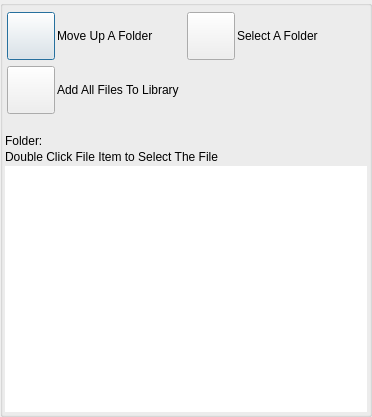
<?xml version="1.0" encoding="UTF-8"?>
<ui version="4.0">
 <class>BrowseFilesWidget</class>
 <widget class="QDialog" name="BrowseFilesWidget">
  <property name="windowModality">
   <enum>Qt::ApplicationModal</enum>
  </property>
  <property name="geometry">
   <rect>
    <x>0</x>
    <y>0</y>
    <width>372</width>
    <height>417</height>
   </rect>
  </property>
  <property name="sizePolicy">
   <sizepolicy hsizetype="Expanding" vsizetype="Expanding">
    <horstretch>0</horstretch>
    <verstretch>0</verstretch>
   </sizepolicy>
  </property>
  <property name="windowTitle">
   <string>Browse Files</string>
  </property>
  <property name="windowOpacity">
   <double>1.000000000000000</double>
  </property>
  <property name="toolTip">
   <string/>
  </property>
  <layout class="QVBoxLayout" name="verticalLayout">
   <property name="spacing">
    <number>0</number>
   </property>
   <property name="leftMargin">
    <number>0</number>
   </property>
   <property name="topMargin">
    <number>0</number>
   </property>
   <property name="rightMargin">
    <number>0</number>
   </property>
   <property name="bottomMargin">
    <number>0</number>
   </property>
   <item>
    <widget class="TitleBarWidget" name="m_TitleBarWidget" native="true">
     <property name="sizePolicy">
      <sizepolicy hsizetype="Expanding" vsizetype="Minimum">
       <horstretch>0</horstretch>
       <verstretch>0</verstretch>
      </sizepolicy>
     </property>
     <property name="minimumSize">
      <size>
       <width>0</width>
       <height>0</height>
      </size>
     </property>
     <property name="maximumSize">
      <size>
       <width>16777215</width>
       <height>16777215</height>
      </size>
     </property>
    </widget>
   </item>
   <item>
    <widget class="QGroupBox" name="FileItemsBox">
     <property name="minimumSize">
      <size>
       <width>0</width>
       <height>0</height>
      </size>
     </property>
     <property name="title">
      <string/>
     </property>
     <layout class="QVBoxLayout" name="verticalLayout_2">
      <property name="spacing">
       <number>2</number>
      </property>
      <property name="leftMargin">
       <number>2</number>
      </property>
      <property name="topMargin">
       <number>2</number>
      </property>
      <property name="rightMargin">
       <number>2</number>
      </property>
      <property name="bottomMargin">
       <number>2</number>
      </property>
      <item>
       <widget class="FileFilterSelectWidget" name="m_FileFilterSelectWidget" native="true"/>
      </item>
      <item>
       <widget class="QWidget" name="m_UpDirWidget" native="true">
        <layout class="QHBoxLayout" name="horizontalLayout_2">
         <property name="spacing">
          <number>2</number>
         </property>
         <property name="leftMargin">
          <number>2</number>
         </property>
         <property name="topMargin">
          <number>2</number>
         </property>
         <property name="rightMargin">
          <number>2</number>
         </property>
         <property name="bottomMargin">
          <number>2</number>
         </property>
         <item>
          <widget class="VxPushButton" name="m_UpDirectoryButton">
           <property name="minimumSize">
            <size>
             <width>48</width>
             <height>48</height>
            </size>
           </property>
           <property name="maximumSize">
            <size>
             <width>48</width>
             <height>48</height>
            </size>
           </property>
           <property name="text">
            <string notr="true"/>
           </property>
           <property name="iconSize">
            <size>
             <width>48</width>
             <height>48</height>
            </size>
           </property>
          </widget>
         </item>
         <item>
          <widget class="VxLabel" name="m_UpDirectoryLabel">
           <property name="sizePolicy">
            <sizepolicy hsizetype="Expanding" vsizetype="Preferred">
             <horstretch>0</horstretch>
             <verstretch>0</verstretch>
            </sizepolicy>
           </property>
           <property name="text">
            <string>Move Up A Folder</string>
           </property>
          </widget>
         </item>
         <item>
          <widget class="VxPushButton" name="m_BrowseButton">
           <property name="minimumSize">
            <size>
             <width>48</width>
             <height>48</height>
            </size>
           </property>
           <property name="maximumSize">
            <size>
             <width>48</width>
             <height>48</height>
            </size>
           </property>
           <property name="text">
            <string notr="true"/>
           </property>
          </widget>
         </item>
         <item>
          <widget class="QLabel" name="label_2">
           <property name="sizePolicy">
            <sizepolicy hsizetype="Expanding" vsizetype="Preferred">
             <horstretch>0</horstretch>
             <verstretch>0</verstretch>
            </sizepolicy>
           </property>
           <property name="text">
            <string>Select A Folder</string>
           </property>
          </widget>
         </item>
        </layout>
       </widget>
      </item>
      <item>
       <widget class="QWidget" name="m_AddAllWidget" native="true">
        <layout class="QHBoxLayout" name="horizontalLayout_4">
         <property name="spacing">
          <number>2</number>
         </property>
         <property name="leftMargin">
          <number>2</number>
         </property>
         <property name="topMargin">
          <number>2</number>
         </property>
         <property name="rightMargin">
          <number>2</number>
         </property>
         <property name="bottomMargin">
          <number>2</number>
         </property>
         <item>
          <widget class="VxPushButton" name="m_AddAllButton">
           <property name="minimumSize">
            <size>
             <width>48</width>
             <height>48</height>
            </size>
           </property>
           <property name="maximumSize">
            <size>
             <width>48</width>
             <height>48</height>
            </size>
           </property>
           <property name="text">
            <string notr="true"/>
           </property>
           <property name="iconSize">
            <size>
             <width>48</width>
             <height>48</height>
            </size>
           </property>
          </widget>
         </item>
         <item>
          <widget class="VxLabel" name="m_AddAllLabel">
           <property name="sizePolicy">
            <sizepolicy hsizetype="Expanding" vsizetype="Preferred">
             <horstretch>0</horstretch>
             <verstretch>0</verstretch>
            </sizepolicy>
           </property>
           <property name="text">
            <string>Add All Files To Library</string>
           </property>
          </widget>
         </item>
        </layout>
       </widget>
      </item>
      <item>
       <widget class="QLabel" name="m_StatusLabel">
        <property name="sizePolicy">
         <sizepolicy hsizetype="Expanding" vsizetype="Preferred">
          <horstretch>0</horstretch>
          <verstretch>0</verstretch>
         </sizepolicy>
        </property>
        <property name="text">
         <string notr="true"/>
        </property>
       </widget>
      </item>
      <item>
       <layout class="QHBoxLayout" name="horizontalLayout_3">
        <item>
         <widget class="QLabel" name="label">
          <property name="text">
           <string>Folder:</string>
          </property>
         </widget>
        </item>
        <item>
         <widget class="VxLabel" name="m_CurDirLabel">
          <property name="sizePolicy">
           <sizepolicy hsizetype="Expanding" vsizetype="Preferred">
            <horstretch>0</horstretch>
            <verstretch>0</verstretch>
           </sizepolicy>
          </property>
          <property name="minimumSize">
           <size>
            <width>0</width>
            <height>0</height>
           </size>
          </property>
          <property name="maximumSize">
           <size>
            <width>16777215</width>
            <height>16777215</height>
           </size>
          </property>
          <property name="layoutDirection">
           <enum>Qt::LeftToRight</enum>
          </property>
          <property name="text">
           <string/>
          </property>
          <property name="scaledContents">
           <bool>false</bool>
          </property>
          <property name="alignment">
           <set>Qt::AlignLeading|Qt::AlignLeft|Qt::AlignTop</set>
          </property>
          <property name="wordWrap">
           <bool>true</bool>
          </property>
          <property name="margin">
           <number>0</number>
          </property>
         </widget>
        </item>
       </layout>
      </item>
      <item>
       <widget class="QLabel" name="m_DoubleTapInstructionLabel">
        <property name="text">
         <string>Double Click File Item to Select The File</string>
        </property>
       </widget>
      </item>
      <item>
       <widget class="QListWidget" name="FileItemList">
        <property name="font">
         <font>
          <pointsize>8</pointsize>
         </font>
        </property>
        <property name="frameShape">
         <enum>QFrame::NoFrame</enum>
        </property>
        <property name="frameShadow">
         <enum>QFrame::Plain</enum>
        </property>
        <property name="lineWidth">
         <number>0</number>
        </property>
        <property name="iconSize">
         <size>
          <width>32</width>
          <height>32</height>
         </size>
        </property>
        <property name="verticalScrollMode">
         <enum>QAbstractItemView::ScrollPerPixel</enum>
        </property>
        <property name="resizeMode">
         <enum>QListView::Adjust</enum>
        </property>
        <property name="uniformItemSizes">
         <bool>true</bool>
        </property>
       </widget>
      </item>
     </layout>
    </widget>
   </item>
   <item>
    <widget class="BottomBarWidget" name="m_BottomBarWidget" native="true">
     <property name="sizePolicy">
      <sizepolicy hsizetype="Expanding" vsizetype="Minimum">
       <horstretch>0</horstretch>
       <verstretch>0</verstretch>
      </sizepolicy>
     </property>
     <property name="minimumSize">
      <size>
       <width>30</width>
       <height>0</height>
      </size>
     </property>
     <property name="autoFillBackground">
      <bool>true</bool>
     </property>
    </widget>
   </item>
  </layout>
 </widget>
 <customwidgets>
  <customwidget>
   <class>VxPushButton</class>
   <extends>QPushButton</extends>
   <header>VxPushButton.h</header>
  </customwidget>
  <customwidget>
   <class>VxLabel</class>
   <extends>QLabel</extends>
   <header>VxLabel.h</header>
  </customwidget>
  <customwidget>
   <class>FileFilterSelectWidget</class>
   <extends>QWidget</extends>
   <header>FileFilterSelectWidget.h</header>
   <container>1</container>
  </customwidget>
  <customwidget>
   <class>TitleBarWidget</class>
   <extends>QWidget</extends>
   <header>TitleBarWidget.h</header>
   <container>1</container>
  </customwidget>
  <customwidget>
   <class>BottomBarWidget</class>
   <extends>QWidget</extends>
   <header location="global">BottomBarWidget.h</header>
   <container>1</container>
  </customwidget>
 </customwidgets>
 <resources/>
 <connections/>
</ui>
